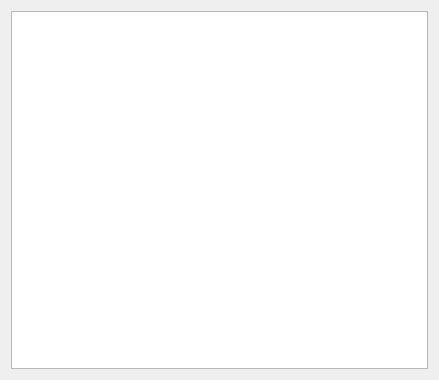
<?xml version="1.0" encoding="UTF-8"?>
<ui version="4.0">
 <class>TroubleCodeWidget</class>
 <widget class="QWidget" name="TroubleCodeWidget">
  <property name="geometry">
   <rect>
    <x>0</x>
    <y>0</y>
    <width>439</width>
    <height>380</height>
   </rect>
  </property>
  <property name="font">
   <font>
    <family>Microsoft YaHei UI</family>
    <pointsize>9</pointsize>
    <weight>75</weight>
    <bold>true</bold>
   </font>
  </property>
  <property name="windowTitle">
   <string>Form</string>
  </property>
  <layout class="QVBoxLayout" name="verticalLayout">
   <item>
    <widget class="QTableView" name="tableView">
     <property name="font">
      <font>
       <pointsize>9</pointsize>
       <weight>50</weight>
       <bold>false</bold>
      </font>
     </property>
     <property name="editTriggers">
      <set>QAbstractItemView::NoEditTriggers</set>
     </property>
     <property name="selectionMode">
      <enum>QAbstractItemView::SingleSelection</enum>
     </property>
     <property name="selectionBehavior">
      <enum>QAbstractItemView::SelectRows</enum>
     </property>
     <attribute name="horizontalHeaderCascadingSectionResizes">
      <bool>true</bool>
     </attribute>
     <attribute name="horizontalHeaderDefaultSectionSize">
      <number>250</number>
     </attribute>
     <attribute name="horizontalHeaderMinimumSectionSize">
      <number>250</number>
     </attribute>
     <attribute name="horizontalHeaderStretchLastSection">
      <bool>true</bool>
     </attribute>
     <attribute name="verticalHeaderCascadingSectionResizes">
      <bool>false</bool>
     </attribute>
     <attribute name="verticalHeaderMinimumSectionSize">
      <number>25</number>
     </attribute>
    </widget>
   </item>
  </layout>
 </widget>
 <resources/>
 <connections/>
</ui>
